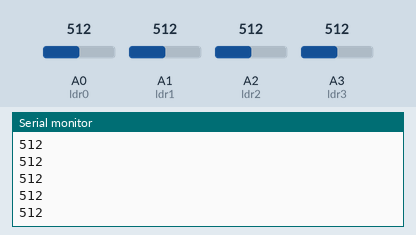
Bench run of a sketch on a simulated Arduino Uno, built with avr-gcc and run on an emulated ATmega328P. Shown: the last lines printed to the serial monitor. The inputs (shaded band) are chosen by the test bench; at power-on: A0 (ldr0) = 512, A1 (ldr1) = 512, A2 (ldr2) = 512, A3 (ldr3) = 512.

Above: at 1.2 s.
1.3 s: A0 (ldr0) set to 716
2.8 s: A1 (ldr1) set to 306
At 3.23 s:
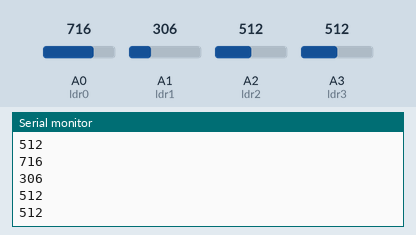
4.3 s: A2 (ldr2) set to 992
At 4.73 s:
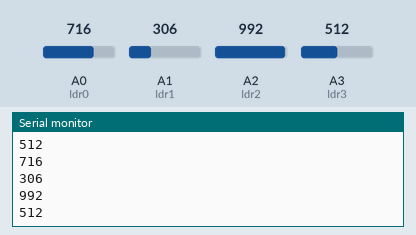
5.8 s: A3 (ldr3) set to 30
At 6.24 s:
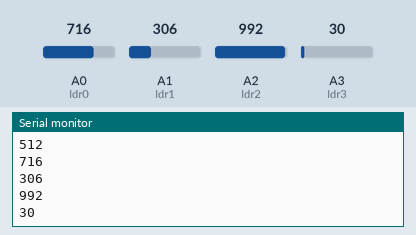
Timing chart, 0 to 8.3 s (numbered marks = the images above; inputs shaded):
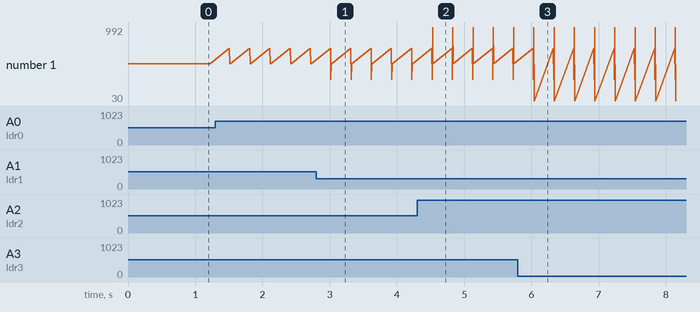

Measured:
- after the input at 2.8 s, the serial monitor: prints a new line after 0.22 s (image 1)
- after the input at 4.3 s, the serial monitor: prints a new line after 0.23 s (image 2)
- after the input at 5.8 s, the serial monitor: prints a new line after 0.24 s (image 3)
- plotted number 1: 512 → 30 after the input at 5.8 s

The sketch:

sketch_dec12b.ino
```cpp
int ldr0=A0;
int ldr1=A1;
int ldr2=A2;
int ldr3=A3;
//Set A0(Analog Input) for LDR.
int value0=0;
int value1=0;
int value2=0;
int value3=0;
void setup() {
Serial.begin(9600);
}

void loop() {
value0=analogRead(ldr0);//Reads the Value of LDR(light).
value1=analogRead(ldr1);//Reads the Value of LDR(light).
value2=analogRead(ldr2);//Reads the Value of LDR(light).
value3=analogRead(ldr3);//Reads the Value of LDR(light).
Serial.println();
Serial.println(value0);
Serial.println(value1);
Serial.println(value2);
Serial.println(value3);
delay(300);

}
```
